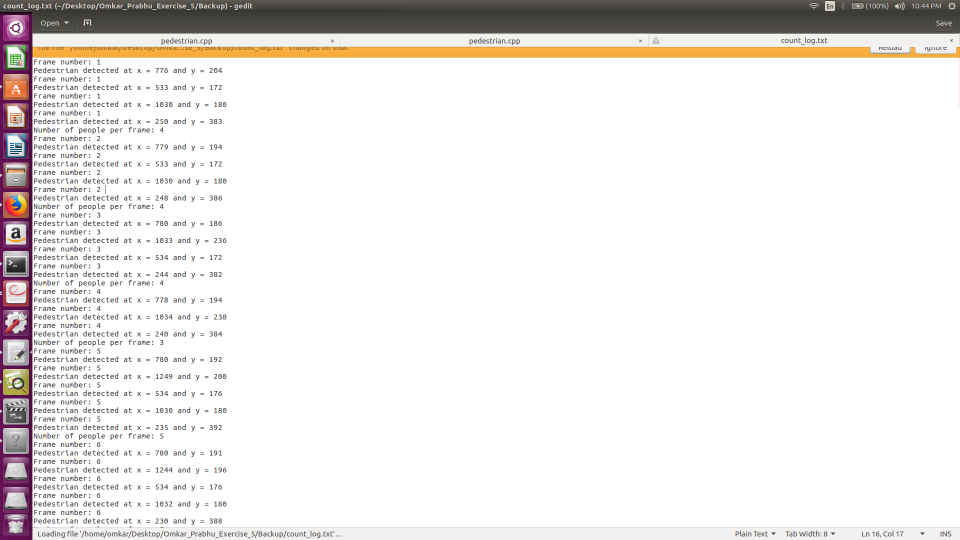
//> input picture Omkar_Prabhu_Exercise_5/Pedestrain_Detection/Count_Log.png, 1920 x 1080 px (shown at 1/2 size)
$ ./pedestrian Count_Log.png   (built with g++ and OpenCV 4)
//> lines starting //> are read from the running program, lines starting //| are printed output that depends on the picture; after the words box and inside, x2 and y2 are one past the last pixel; in counts of white or black regions, pixels touching at a corner belong together
//Reference: http://www.magicandlove.com/blog/2011/12/04/people-detection-sample-from-opencv/
//Reference: https://stackoverflow.com/questions/34985196/opencv-using-svm-and-hog-for-person-detection
#include <iostream>
#include <opencv/highgui.h>
#include <opencv2/opencv.hpp>
#include "opencv2/imgproc/imgproc.hpp"
#include "opencv2/objdetect/objdetect.hpp"
#include <stdio.h>
#include <string.h>
#include <opencv2/highgui/highgui.hpp>
#include <opencv2/video/background_segm.hpp>
#include "opencv2/opencv.hpp"
#include <iostream>
#include "opencv2/imgproc/imgproc.hpp"
#include <opencv2/core/core.hpp>
#include <string>
#include <stdio.h>
#include <opencv/highgui.h>
#include <opencv2/video/background_segm.hpp>

using namespace std;
using namespace cv;

int shw = 0;
int save = 0;
int number_people;
int Frame = 1;

int main (int argc, const char * argv[])
{   /*waiting to get second arg and check whether it's just to show or save */
    int arg_count = 0;
    while(arg_count < argc)
    {
	if(string(argv[arg_count]) == "--show")
	{
		shw = 1;
	}
	else if(string(argv[arg_count]) == "--store")
	{
		save = 1;
	}
	arg_count++;
    }
    string file_name;
    file_name = string(argv[1]);

    /*setting width and height of the output video according to input*/
    VideoCapture capture(file_name);
    capture.set(CV_CAP_PROP_FRAME_WIDTH, 320);
    capture.set(CV_CAP_PROP_FRAME_HEIGHT, 240);

    int width = capture.get(CV_CAP_PROP_FRAME_WIDTH);
    int height = capture.get(CV_CAP_PROP_FRAME_HEIGHT);
    /*write video to detection.avi according to width and height*/
    VideoWriter output_video("Detection.avi", CV_FOURCC('M', 'J', 'P', 'G'), 10, Size(width, height));


    HOGDescriptor hog;
    hog.setSVMDetector(HOGDescriptor::getDefaultPeopleDetector());

    FILE * file_ptr;
    file_ptr = fopen("count_log.txt", "w"); // creating a log file to store the count
    Mat image;
    while(1)
    {
	file_ptr = fopen("count_log.txt", "a"); //append mode
        capture >> image;
//> image is the input picture: 1080 rows x 1920 cols, CV_8UC3; mean B, G, R 231.4, 233.1, 235.9
        if (!image.data)
	{
            printf("Error");
	}


	if(shw == 1)
	imshow("Resized input", image);

        vector<Rect> people_found, people_marked;
        /* performs the full object detection (descriptor extraction and binary classification together and returns the bounding boxes of each candidates*/
        hog.detectMultiScale(image, people_found, 0, Size(8,8), Size(32,32), 1.05, 2);
//> people_found = 1 Rect (x, y, width, height): [304, 798, 67, 134]

        size_t i, j;
        for (i=0; i<people_found.size(); i++)
        {
            Rect r = people_found[i];
            for (j=0; j< people_found.size(); j++)
                if (j!=i && (r & people_found[j])==r)
                    break;
            if (j==people_found.size())
                people_marked.push_back(r);
        }
//> this loop made 1 pass
	{
        	for (i=0; i<people_marked.size(); i++)
		{
		    Rect r = people_marked[i];
		    r.x += cvRound(r.width*0.1);
		    r.width = cvRound(r.width*0.8);
		    r.y += cvRound(r.height*0.06);
		    r.height = cvRound(r.height*0.9);

		    rectangle(image, r.tl(), r.br(), cv::Scalar(0,255,0), 2);

		    Point center = (r.br() + r.tl())* 0.5;
                    /*printing it on console*/
		    printf("Co-ordinate of the subject x = %d and y = %d \n", center.x, center.y);
		    fprintf(file_ptr, "Frame number: %d \n", Frame);
                    /*printing logs to file*/
		    fprintf(file_ptr, "Pedestrian detected at x = %d and y = %d \n", center.x, center.y);
		}
//> this loop made 1 pass
//> center on pass 1: Point(338, 866)
//| Co-ordinate of the subject x = 338 and y = 866
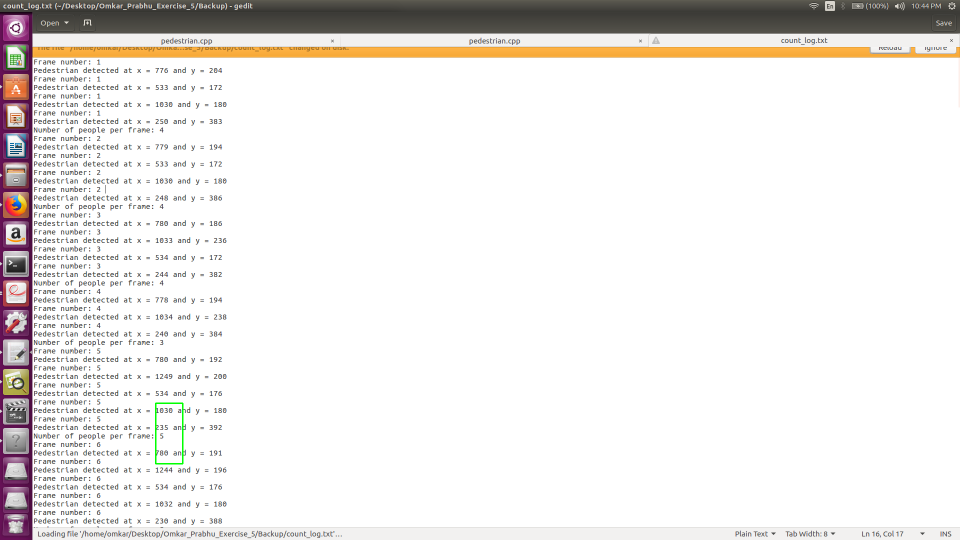
//> image: 1080 rows x 1920 cols, CV_8UC3 (shown at 1/2 size); 0.05% of pixels changed, all inside (x1, y1, x2, y2) = (310, 805, 367, 929)
	}
        imshow("Output", image);
        if(save == 1)
	{
	output_video << image;
	}

	number_people = people_marked.size();
//> number_people = 1
	printf("people/frame: %d ",number_people);
//| people/frame: 1
        /*printing log*/
	fprintf(file_ptr, "Number of people per frame: %d", number_people);
	printf("\n");
	fprintf(file_ptr, "%s", "\n");


	Frame++;
        /*Esc as wait*/
        if (waitKey(20) >= 0)
//> the Esc key is pressed
            break;
	fclose(file_ptr);
	//waitKey();
    }
    return 0;
}
